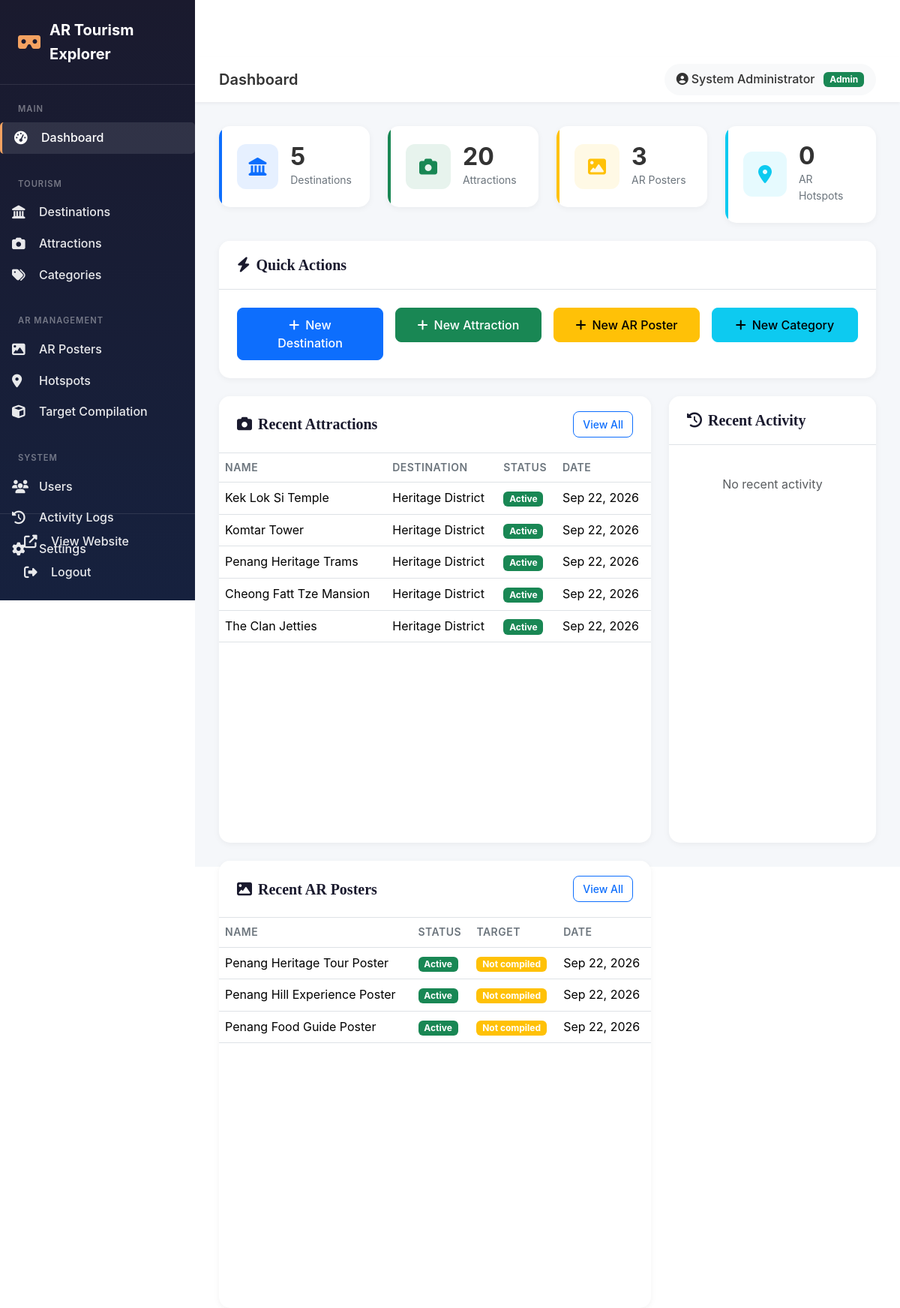
/admin/index.php (signed in), run on the app's committed database.
### tables this page shows
CREATE TABLE users (
    id INT AUTO_INCREMENT PRIMARY KEY,
    username VARCHAR(50) NOT NULL UNIQUE,
    email VARCHAR(100) NOT NULL UNIQUE,
    password VARCHAR(255) NOT NULL,
    full_name VARCHAR(100) NOT NULL,
    role ENUM('admin', 'editor') DEFAULT 'admin',
    status ENUM('active', 'suspended') DEFAULT 'active',
    last_login DATETIME,
    created_at TIMESTAMP DEFAULT CURRENT_TIMESTAMP,
    updated_at TIMESTAMP DEFAULT CURRENT_TIMESTAMP ON UPDATE CURRENT_TIMESTAMP
);

CREATE TABLE attractions (
    id INT AUTO_INCREMENT PRIMARY KEY,
    destination_id INT NOT NULL,
    name VARCHAR(150) NOT NULL,
    slug VARCHAR(150) NOT NULL UNIQUE,
    short_description TEXT,
    full_description LONGTEXT,
    main_image VARCHAR(255),
    youtube_url VARCHAR(255),
    website_url VARCHAR(255),
    google_maps_url VARCHAR(255),
    latitude DECIMAL(10, 8),
    longitude DECIMAL(11, 8),
    opening_hours VARCHAR(255),
    entry_information VARCHAR(255),
    category VARCHAR(50),
    status ENUM('active', 'inactive') DEFAULT 'active',
    display_order INT DEFAULT 0,
    created_at TIMESTAMP DEFAULT CURRENT_TIMESTAMP,
    updated_at TIMESTAMP DEFAULT CURRENT_TIMESTAMP ON UPDATE CURRENT_TIMESTAMP,
    FOREIGN KEY (destination_id) REFERENCES destinations(id) ON DELETE CASCADE,
    INDEX idx_destination (destination_id),
    INDEX idx_slug (slug),
    INDEX idx_status (status),
    INDEX idx_category (category)
);

CREATE TABLE destinations (
    id INT AUTO_INCREMENT PRIMARY KEY,
    name VARCHAR(150) NOT NULL,
    slug VARCHAR(150) NOT NULL UNIQUE,
    short_description TEXT,
    full_description LONGTEXT,
    cover_image VARCHAR(255),
    location VARCHAR(255),
    latitude DECIMAL(10, 8),
    longitude DECIMAL(11, 8),
    google_maps_url VARCHAR(255),
    category_id INT,
    status ENUM('active', 'inactive') DEFAULT 'active',
    created_at TIMESTAMP DEFAULT CURRENT_TIMESTAMP,
    updated_at TIMESTAMP DEFAULT CURRENT_TIMESTAMP ON UPDATE CURRENT_TIMESTAMP,
    FOREIGN KEY (category_id) REFERENCES categories(id) ON DELETE SET NULL,
    INDEX idx_slug (slug),
    INDEX idx_category (category_id),
    INDEX idx_status (status)
);

CREATE TABLE ar_posters (
    id INT AUTO_INCREMENT PRIMARY KEY,
    name VARCHAR(150) NOT NULL,
    slug VARCHAR(150) NOT NULL UNIQUE,
    description TEXT,
    poster_image VARCHAR(255),
    target_file VARCHAR(255),
    target_status ENUM('not_compiled', 'compiling', 'ready') DEFAULT 'not_compiled',
    target_compiled_at DATETIME,
    status ENUM('active', 'inactive') DEFAULT 'active',
    created_at TIMESTAMP DEFAULT CURRENT_TIMESTAMP,
    updated_at TIMESTAMP DEFAULT CURRENT_TIMESTAMP ON UPDATE CURRENT_TIMESTAMP
);

### admin/index.php (the view, shortened to what the rows shown need)
<?php
require_once __DIR__ . '/../includes/auth.php';
require_once __DIR__ . '/../includes/functions.php';
$user = getCurrentUser();
$recentAttractions = getRecentContent('attractions', 5);
$recentPosters = getRecentContent('posters', 5);
?>
<!DOCTYPE html>
<html lang="en">
<head>
    <link href="https://cdn.jsdelivr.net/npm/bootstrap@5.3.2/dist/css/bootstrap.min.css" rel="stylesheet">
    <link rel="stylesheet" href="https://cdnjs.cloudflare.com/ajax/libs/font-awesome/6.5.1/css/all.min.css">
    <link rel="stylesheet" href="../assets/css/main.css">
    <link rel="stylesheet" href="../assets/css/admin.css">
</head>
<body>
    <div class="admin-main">
        <header class="admin-topbar">
            <div class="topbar-left">
                <h1 class="topbar-title">Dashboard</h1>
            </div>
            <div class="topbar-right">
                <div class="user-menu">
                    <span class="user-name"><i class="fas fa-user-circle me-1"></i><?php echo e($user['full_name'] ?? $user['username']); ?></span>
                    <span class="user-role badge bg-success"><?php echo e(ucfirst($user['role'])); ?></span>
                </div>
            </div>
        </header>
        <main class="admin-content">
            <div class="row g-4">
                <div class="col-lg-8">
                    <div class="card mb-4">
                        <div class="card-body p-0">
                            <div class="table-responsive">
                                <table class="table table-hover mb-0">
                                    <thead>
                                        <tr>
                                            <th>Name</th>
                                            <th>Destination</th>
                                            <th>Status</th>
                                            <th>Date</th>
                                        </tr>
                                    </thead>
                                    <tbody>
                                        <?php foreach ($recentAttractions as $attr): ?>
                                            <tr>
                                                <td><?php echo e($attr['name']); ?></td>
                                                <td><?php echo e($attr['destination_name'] ?? '-'); ?></td>
                                                <td>
                                                    <span class="badge bg-<?php echo $attr['status'] === 'active' ? 'success' : 'secondary'; ?>">
                                                        <?php echo e(ucfirst($attr['status'])); ?>
                                                    </span>
                                                </td>
                                                <td><?php echo formatDate($attr['created_at']); ?></td>
                                            </tr>
                                        <?php endforeach; ?>
                                    </tbody>
                                </table>
                            </div>
                        </div>
                    </div>
                    <div class="card">
                        <div class="card-body p-0">
                            <div class="table-responsive">
                                <table class="table table-hover mb-0">
                                    <thead>
                                        <tr>
                                            <th>Name</th>
                                            <th>Status</th>
                                            <th>Target</th>
                                            <th>Date</th>
                                        </tr>
                                    </thead>
                                    <tbody>
                                        <?php foreach ($recentPosters as $poster): ?>
                                            <tr>
                                                <td><?php echo e($poster['name']); ?></td>
                                                <td>
                                                    <span class="badge bg-<?php echo $poster['status'] === 'active' ? 'success' : 'secondary'; ?>">
                                                        <?php echo e(ucfirst($poster['status'])); ?>
                                                    </span>
                                                </td>
                                                <td>
                                                    <span class="badge bg-<?php echo $poster['target_status'] === 'ready' ? 'success' : 'warning'; ?>">
                                                        <?php echo e(ucfirst(str_replace('_', ' ', $poster['target_status']))); ?>
                                                    </span>
                                                </td>
                                                <td><?php echo formatDate($poster['created_at']); ?></td>
                                            </tr>
                                        <?php endforeach; ?>
                                    </tbody>
                                </table>
                            </div>
                        </div>
                    </div>
                </div>
            </div>
        </main>
    </div>
</body>
</html>

### data on the page
users: full_name "System Administrator", role "Admin"
attractions: name "Kek Lok Si Temple", destination.name "Heritage District", status "Active", created_at "Sep 22, 2026"
attractions: name "Komtar Tower", destination.name "Heritage District", status "Active", created_at "Sep 22, 2026"
attractions: name "Penang Heritage Trams", destination.name "Heritage District", status "Active", created_at "Sep 22, 2026"
attractions: name "Cheong Fatt Tze Mansion", destination.name "Heritage District", status "Active", created_at "Sep 22, 2026"
attractions: name "The Clan Jetties", destination.name "Heritage District", status "Active", created_at "Sep 22, 2026"
ar_posters: name "Penang Heritage Tour Poster", status "Active", target_status "Not compiled", created_at "Sep 22, 2026"
ar_posters: name "Penang Hill Experience Poster", status "Active", target_status "Not compiled", created_at "Sep 22, 2026"
ar_posters: name "Penang Food Guide Poster", status "Active", target_status "Not compiled", created_at "Sep 22, 2026"

### other printed values
APP_NAME "AR Tourism Explorer"
$stats['destinations'] "5"
$stats['attractions'] "20"
$stats['ar_posters'] "3"
$stats['ar_hotspots'] "0"
